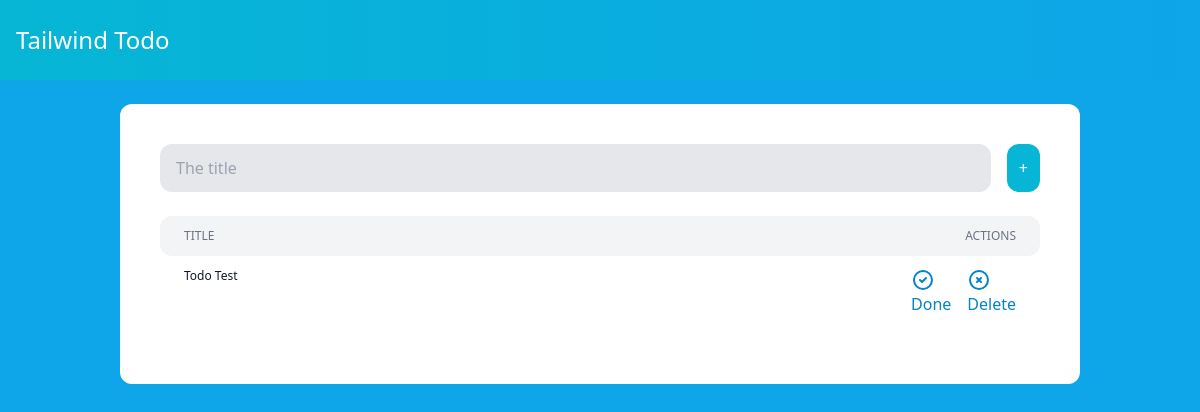
The app's page /, older data.
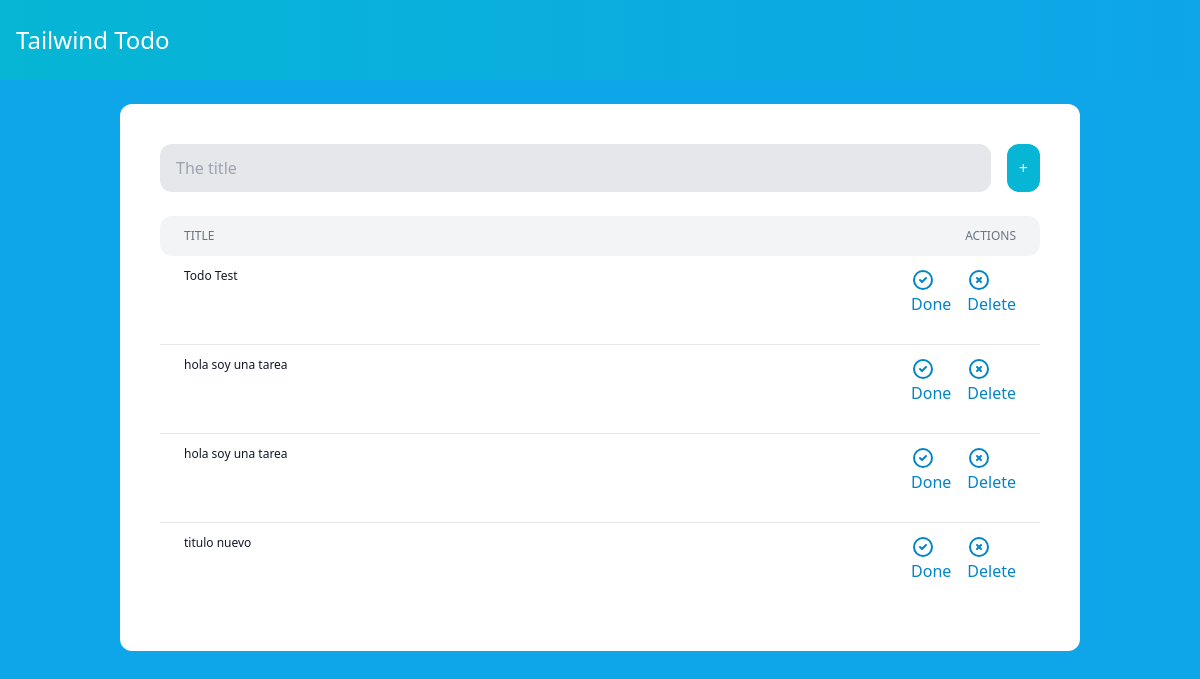
The same page, newer data.
### todo/models.py (models this page shows)
class Todo(models.Model):
    title = models.CharField(max_length=255)
    is_done = models.BooleanField(default=False)

### todo/views.py (the view)
# urls.py: path('', todos, name='todos'),
def todos(request):
    todos = Todo.objects.all()
    return render(request, 'todo/todos.html', {'todos': todos})

### todo/templates/todo/todos.html (shortened to what this page needs)
<html lang="en">
    <head>
    </head>
    <body class="bg-sky-500">
        <nav class="flex items-center justify-between px-4 py-6 text-center bg-gradient-to-r from-cyan-500 to-sky-500">
            <a href="/" class="text-2xl text-white">Tailwind Todo</a>
        </nav>
        <div class="w-4/5 my-6 mx-auto p-2 lg:p-10 bg-white rounded-xl">
            <form
                class="flex mb-6 space-x-4"
                hx-post="/add-todo/"
                hx-target="#todos"
                hx-swap="afterend"
            >
                <input type="text" name="title" class="title flex-1 px-4 py-3 bg-gray-200 rounded-xl" placeholder="The title"></input>
                <button class="p-3 rounded-xl text-white bg-cyan-500 hover:bg-cyan-600">+</button>
            </form>
            <div class="flex py-3 rounded-xl bg-gray-100">
                <div class="w-4/5">
                    <p class="px-6 text-xs front-medium text-gray-500 uppercase">Title</p>
                </div>
                <div class="hidden md:block w-1/5 px-6 text-right">
                    <p class="text-xs font-medium text-gray-500 uppercase">actions</p>
                </div>
            </div>
            <div class="divide-y divide-gray-200" id="todos">
                {% for todo in todos %}
                    {% include 'todo/partials/todo.html' %}
                {% endfor %}
            </div>
        </div>
    </body>
    <script src="https://cdn.tailwindcss.com"></script>
</html>

### todo/templates/todo/partials/todo.html
<article class="flex{% if todo.is_done %} bg-green-300{% endif %}">
    <div class="w-4/5 py-3">
        <p
            class="px-6 text-xs text-gray-900"
            hx-get="/edit/{{ todo.id }}/"
            hx-target="this"
            hx-swap="outerHTML"
        >
            {{ todo.title }}
        </p>
    </div>
    <div class="w-1/5 px-6 py-3 flex justify-end space-x-4">
        {% if not todo.is_done %}
            <form
                hx-put="/update/{{ todo.id }}/"
                hx-target="closest article"
                hx-swap="outerHTML"
            >
                <button class="text-sky-600 hover:text-green-500">
                    <svg xmlns="http://www.w3.org/2000/svg" class="h-6 w-6" fill="none" viewBox="0 0 24 24" stroke="currentColor" stroke-width="2">
                        <path stroke-linecap="round" stroke-linejoin="round" d="M9 12l2 2 4-4m6 2a9 9 0 11-18 0 9 9 0 0118 0z" />
                    </svg>Done
                </button>
            </form>
        {% endif %}
        <a
            href="#"
            class="text-sky-600 hover:text-red-500"
            hx-confirm="Are you sure?"
            hx-target="closest article"
            hx-swap="outerHTML swap:1s"
            hx-delete="/delete/{{ todo.id }}/"
        >
        <svg text-align="center" xmlns="http://www.w3.org/2000/svg" class="h-6 w-6" fill="none" viewBox="0 0 24 24" stroke="currentColor" stroke-width="2">
            <path stroke-linecap="round" stroke-linejoin="round" d="M10 14l2-2m0 0l2-2m-2 2l-2-2m2 2l2 2m7-2a9 9 0 11-18 0 9 9 0 0118 0z"/>
        </svg>Delete
        </a>
    </div>
</article>

Row changes from the older to the newer data that the page shows:
added Todo: title "hola soy una tarea"
added Todo: title "hola soy una tarea"
added Todo: title "titulo nuevo"
